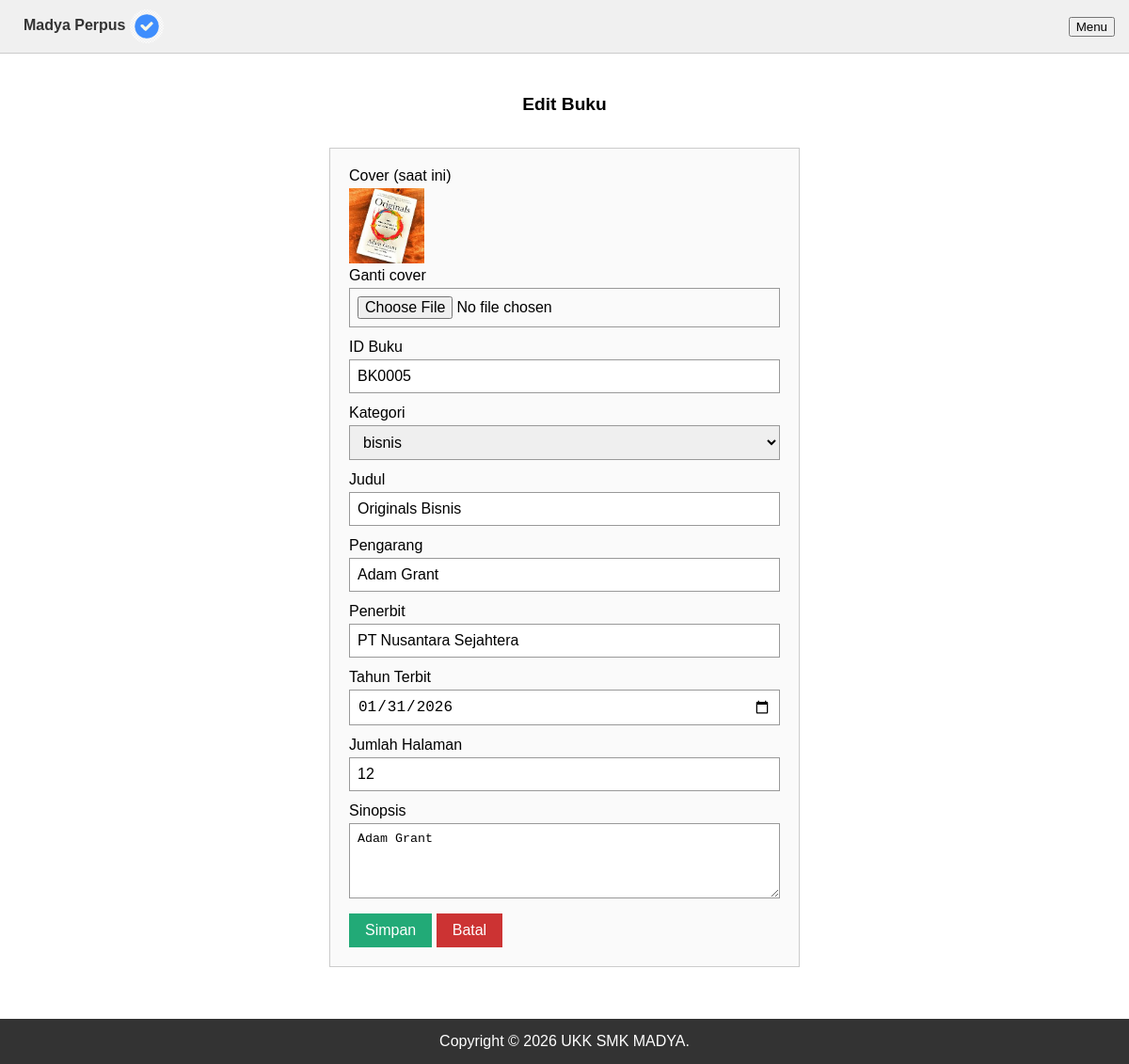
Page /DashboardAdmin/buku/updateBuku.php?idReview=BK0005 (signed in) on the committed database.
### tables this page shows
CREATE TABLE `buku` (
  `cover` varchar(255) NOT NULL,
  `id_buku` varchar(20) NOT NULL,
  `kategori` varchar(255) NOT NULL,
  `judul` varchar(255) NOT NULL,
  `pengarang` varchar(255) NOT NULL,
  `penerbit` varchar(255) NOT NULL,
  `tahun_terbit` date NOT NULL,
  `jumlah_halaman` int NOT NULL,
  `buku_deskripsi` text NOT NULL,
  `isi_buku` varchar(250) NOT NULL
);

CREATE TABLE `kategori_buku` (
  `kategori` varchar(255) NOT NULL
);

### config/config.php (called while the page is built)
<?php
$host = "localhost";
$username = "root";
$password = "";
$database_name = "perpustakaan";
$connection = mysqli_connect($host, $username, $password, $database_name);
function queryReadData($query)
{
  global $connection;
  $result = mysqli_query($connection, $query);
  $items = [];
  while ($item = mysqli_fetch_assoc($result)) {
    $items[] = $item;
  }
  return $items;
}

### DashboardAdmin/buku/updateBuku.php (the view, shortened to what this page needs)
<?php
require "../../config/config.php";
$review = $_GET["idReview"];
$reviewData = queryReadData("SELECT * FROM buku WHERE id_buku = '$review'")[0];
$kategori = queryReadData("SELECT * FROM kategori_buku");
?>
<!DOCTYPE html>
<html lang="id">
<head>
    <link rel="stylesheet" href="../../assets/base.css">
</head>
<body>
    <nav class="nav-plain">
        <span><strong>Madya Perpus</strong> <img src="../../assets/header.png" alt="Logo" style="width:36px;height:36px;vertical-align:middle;border-radius:50%;"></span>
        <div class="dropdown-wrap">
            <button type="button" onclick="document.getElementById('menuDropdown').classList.toggle('show')">Menu</button>
        </div>
    </nav>
    <div class="container-plain">
        <h1 class="section-title">Edit Buku</h1>
        <div class="card-plain">
            <form action="" method="post" enctype="multipart/form-data">
                <div class="form-group">
                    <label>Cover (saat ini)</label>
                    <img src="../../imgDB/<?= htmlspecialchars($reviewData["cover"]); ?>" width="80" height="80" alt="cover"><br>
                    <label>Ganti cover</label>
                    <input type="file" name="cover">
                </div>
                <div class="form-group"><label>ID Buku</label><input type="text" name="id_buku" value="<?= htmlspecialchars($reviewData["id_buku"]); ?>"></div>
                <div class="form-group"><label>Kategori</label><select name="kategori"><?php foreach ($kategori as $item) : ?><option <?= $item["kategori"] === $reviewData["kategori"] ? 'selected' : ''; ?>><?= $item["kategori"]; ?></option><?php endforeach; ?></select></div>
                <div class="form-group"><label>Judul</label><input type="text" name="judul" value="<?= htmlspecialchars($reviewData["judul"]); ?>"></div>
                <div class="form-group"><label>Pengarang</label><input type="text" name="pengarang" value="<?= htmlspecialchars($reviewData["pengarang"]); ?>"></div>
                <div class="form-group"><label>Penerbit</label><input type="text" name="penerbit" value="<?= htmlspecialchars($reviewData["penerbit"]); ?>"></div>
                <div class="form-group"><label>Tahun Terbit</label><input type="date" name="tahun_terbit" value="<?= $reviewData["tahun_terbit"]; ?>"></div>
                <div class="form-group"><label>Jumlah Halaman</label><input type="number" name="jumlah_halaman" value="<?= $reviewData["jumlah_halaman"]; ?>"></div>
                <div class="form-group"><label>Sinopsis</label><textarea name="buku_deskripsi"><?= htmlspecialchars($reviewData["buku_deskripsi"]); ?></textarea></div>
                <button type="submit" name="update" class="btn btn-success">Simpan</button>
                <a href="../dashboardAdmin.php" class="btn btn-danger">Batal</a>
            </form>
        </div>
    </div>
    <footer class="page-footer">Copyright © 2026 UKK SMK MADYA.</footer>
</body>
</html>

### assets/base.css (style rules this page uses)
* { box-sizing: border-box; }
body { margin: 0; font-family: sans-serif; }
.nav-plain { display: flex; justify-content: space-between; align-items: center; padding: 10px 15px; background: #f0f0f0; border-bottom: 1px solid #ccc; }
.nav-plain a, .nav-plain span { color: #333; text-decoration: none; margin-left: 10px; }
.nav-plain img { width: 36px; height: 36px; vertical-align: middle; border-radius: 50%; }
.container-plain { max-width: 900px; margin: 0 auto; padding: 15px; }
.form-group { margin-bottom: 12px; }
.form-group label { display: block; margin-bottom: 4px; }
.form-group input, .form-group select { width: 100%; padding: 8px 10px; border: 1px solid #999; font-size: 1rem; }
.btn { padding: 8px 16px; border: 1px solid #666; cursor: pointer; font-size: 1rem; text-decoration: none; display: inline-block; background: #eee; color: #333; }
.btn-success { background: #2a7; color: #fff; border-color: #2a7; }
.btn-danger { background: #c33; color: #fff; border-color: #c33; }
.card-plain { background: #fafafa; border: 1px solid #ccc; padding: 20px; margin: 20px auto; max-width: 500px; }
.dropdown-wrap { position: relative; }
.page-footer { text-align: center; padding: 15px; background: #333; color: #fff; margin-top: 20px; }
.section-title { text-align: center; padding: 15px; font-size: 1.2rem; }
input[type="text"], input[type="number"], input[type="password"], input[type="date"], input[type="file"], textarea { padding: 8px; border: 1px solid #999; }
textarea { width: 100%; min-height: 80px; }

### rows in the picture
buku: cover (picture), id_buku "BK0005", kategori "bisnis", judul "Originals Bisnis", pengarang "Adam Grant", penerbit "PT Nusantara Sejahtera", tahun_terbit "01/31/2026", jumlah_halaman "12", buku_deskripsi "Adam Grant"
